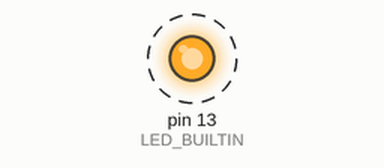
This sketch was run on a simulated Arduino Mega 2560, built with avr-gcc and run on an emulated ATmega2560. Shown: output pins drawn as LEDs (lit = HIGH). Dashed ring = blinking.

Above: at 0.5 s.
Timing chart, 0 to 4.6 s (numbered marks = the images above):
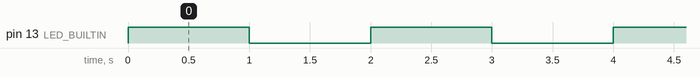

Measured:
- by itself, pin 13 (LED_BUILTIN): alternates HIGH for 1.0 s and LOW for 1.0 s

The sketch:

timer3_test.ino
```cpp
/* Timer3 Interrupt Test
 * Description: This program uses the 16-bit Timer3
 * as an interrupt to flash the built in LED at 1Hz
 *

 * Created:    Sat Oct 20, 2020
 * Author:     Kenneth Adam Barnett
 * Board:      Arduino Pro Micro (ATMEGA32U4)
 *
 */

// Global variables
bool toggle;

void setup() {

   // Using Timer/Counter3 for timer interrupt
   // Disable interrupts
   cli();
   //Initialize the entire Timer/Counter Control Register A to 0
   TCCR3A = 0;
   // InitializeTimer/Counter Control B to the binary value:
   // '0000 1100'
   TCCR3B = 0x0C;
   // This sets the timer to the following settings:
   // Waveform Generation Mode (WGM[3:0])
   // '0100'   -   Clear Timer on Compare (CTC)
   // Clock Select (CS[2:0])
   // '100'     -   16MHz Clock, prescaled by 256

   // Initialize Timer/Counter value to 0
   TCNT3 = 0;

   // Set Output Compare Register A to ensure 1Hz
   // 16MHz/256= 62500 Clock Edges per interrupt
   // Minus 1 because it executes on the next clock
   OCR3A = 62499;
   //  Set the Timer Interrupt Mask Register to mark
   // Output Compare A Match Interrupt Enable bit high
   // 'XXXX XX1X'
   TIMSK3 |= 0x02;
   // Enable interrupts
   sei();

   pinMode(LED_BUILTIN, OUTPUT);
}

// Interrupt Service routine for Timer3 Compare Match A
ISR(TIMER3_COMPA_vect){
   toggle = !toggle;
}

void loop() {
  digitalWrite(LED_BUILTIN, toggle);

}
```

440Hz_I2C_DAC.cpp
```cpp
/* Test the IO Expander + DAC, should output 440Hz sine wave
 *
 * Created:    Sat Oct 20, 2020
 * Author:     Kenneth Adam Barnett
 * Board:      Arduino Pro Micro (ATMEGA32U4)
 *
 */

#include <SPI.h>
#include <Wire.h>
#include <Adafruit_MCP4725.h>

Adafruit_MCP4725 dac;

char inSPI;
char outSPI;
long sample = 0;

void setup () {
   dac.begin(0x62);
   pinMode(10, OUTPUT);
   SPI.begin();
   SPI.setBitOrder(MSBFIRST);

   // Enable Hardware addressing and disable sequential accessing

   digitalWrite(10, LOW);
   SPI.transfer(0x40);
   SPI.transfer(0x0A);
   SPI.transfer(0x28);
   digitalWrite(10, HIGH);
   delay(100);

   // Set Port A GPIO0-7 to input
   digitalWrite(10, LOW);
   SPI.transfer(0x40);
   SPI.transfer(0x00);
   SPI.transfer(0xFF);
   digitalWrite(10, HIGH);
   delay(100);

   // Set Port B GPIO0-7 to output
   digitalWrite(10, LOW);
   SPI.transfer(0x40);
   SPI.transfer(0x01);
   SPI.transfer(0x00);
   digitalWrite(10, HIGH);
   delay(100);

   // Using Timer/Counter3 for timer interrupt
   // Disable interrupts
   cli();
   //Initialize the entire Timer/Counter Control Register A to 0
   TCCR1A = 0;
   // InitializeTimer/Counter Control B to the binary value:
   // '0000 1001'
   TCCR1B = 0x09;
   // This sets the timer to the following settings:
   // Waveform Generation Mode (WGM[3:0])
   // '0100'   -   Clear Timer on Compare (CTC)
   // Clock Select (CS[2:0])
   // '001'     -   16MHz Clock, not prescaled

   // Initialize Timer/Counter value to 0
   TCNT1 = 0;

   // Set Output Compare Register A to ensure 1024Hz
   // 16MHz/1024= 15625 Clock Edges per interrupt
   // Minus 1 because it executes on the next clock
   OCR1A = 15624;
   //  Set the Timer Interrupt Mask Register to mark
   // Output Compare A Match Interrupt Enable bit high
   // 'XXXX XX1X'
   TIMSK1 |= 0x02;
   // Enable interrupts
   sei();

}

void loop() {
}

ISR(TIMER1_COMPA_vect){
   // sin(2*pi*440/1024*n)
   outSPI = (int)(0.5+170.0*sin(2.6998*(double)sample));
   dac.setVoltage(outSPI, false);
   ++sample;
}

void readSPI() {
   digitalWrite(10, LOW);
   SPI.transfer(0x41);
   SPI.transfer(0x12);
   inSPI = SPI.transfer(0x00);
   digitalWrite(10, HIGH);
}

void writeSPI() {
   digitalWrite(10, LOW);
   SPI.transfer(0x40);
   SPI.transfer(0x13);
   SPI.transfer(outSPI);
   digitalWrite(10, HIGH);
}
```
